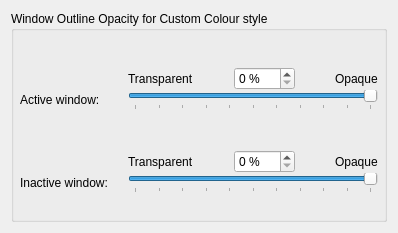
     <widget class="QWidget" name="customColorOpacityPage">
      <layout class="QVBoxLayout" name="verticalLayout_16">
       <item>
        <widget class="QGroupBox" name="groupBox_5">
         <property name="title">
          <string>Window Outline Opacity for Custom Colour style</string>
         </property>
         <layout class="QVBoxLayout" name="verticalLayout_14">
          <property name="spacing">
           <number>6</number>
          </property>
          <property name="leftMargin">
           <number>6</number>
          </property>
          <property name="topMargin">
           <number>6</number>
          </property>
          <property name="rightMargin">
           <number>6</number>
          </property>
          <property name="bottomMargin">
           <number>6</number>
          </property>
          <item>
           <spacer name="verticalSpacer_5">
            <property name="orientation">
             <enum>Qt::Vertical</enum>
            </property>
            <property name="sizeType">
             <enum>QSizePolicy::Fixed</enum>
            </property>
            <property name="sizeHint" stdset="0">
             <size>
              <width>20</width>
              <height>30</height>
             </size>
            </property>
           </spacer>
          </item>
          <item>
           <layout class="QVBoxLayout" name="verticalLayout_15">
            <property name="spacing">
             <number>20</number>
            </property>
            <item>
             <layout class="QFormLayout" name="formLayout_6">
              <property name="verticalSpacing">
               <number>0</number>
              </property>
              <item row="0" column="1">
               <layout class="QHBoxLayout" name="horizontalLayout_9">
                <item>
                 <widget class="QLabel" name="_menuOpacityTransparentLabel_17">
                  <property name="text">
                   <string>Transparent</string>
                  </property>
                 </widget>
                </item>
                <item>
                 <spacer name="horizontalSpacer_13">
                  <property name="orientation">
                   <enum>Qt::Horizontal</enum>
                  </property>
                  <property name="sizeHint" stdset="0">
                   <size>
                    <width>40</width>
                    <height>20</height>
                   </size>
                  </property>
                 </spacer>
                </item>
                <item>
                 <widget class="QSpinBox" name="windowOutlineCustomColorOpacityActive_2">
                  <property name="suffix">
                   <string> %</string>
                  </property>
                  <property name="maximum">
                   <number>100</number>
                  </property>
                  <property name="value">
                   <number>0</number>
                  </property>
                 </widget>
                </item>
                <item>
                 <spacer name="horizontalSpacer_27">
                  <property name="orientation">
                   <enum>Qt::Horizontal</enum>
                  </property>
                  <property name="sizeHint" stdset="0">
                   <size>
                    <width>40</width>
                    <height>20</height>
                   </size>
                  </property>
                 </spacer>
                </item>
                <item>
                 <widget class="QLabel" name="_menuOpacityTransparentLabel_18">
                  <property name="text">
                   <string>Opaque</string>
                  </property>
                 </widget>
                </item>
               </layout>
              </item>
              <item row="1" column="0">
               <widget class="QLabel" name="_menuGroupDescription_9">
                <property name="text">
                 <string>Active window:</string>
                </property>
                <property name="buddy">
                 <cstring>windowOutlineShadowColorOpacity_2</cstring>
                </property>
               </widget>
              </item>
              <item row="1" column="1">
               <widget class="QSlider" name="windowOutlineCustomColorOpacityActive">
                <property name="minimum">
                 <number>0</number>
                </property>
                <property name="maximum">
                 <number>100</number>
                </property>
                <property name="singleStep">
                 <number>1</number>
                </property>
                <property name="pageStep">
                 <number>10</number>
                </property>
                <property name="value">
                 <number>100</number>
                </property>
                <property name="orientation">
                 <enum>Qt::Horizontal</enum>
                </property>
                <property name="invertedAppearance">
                 <bool>false</bool>
                </property>
                <property name="invertedControls">
                 <bool>false</bool>
                </property>
                <property name="tickPosition">
                 <enum>QSlider::TicksBelow</enum>
                </property>
                <property name="tickInterval">
                 <number>10</number>
                </property>
               </widget>
              </item>
              <item row="2" column="0">
               <spacer name="verticalSpacer_14">
                <property name="orientation">
                 <enum>Qt::Vertical</enum>
                </property>
                <property name="sizeType">
                 <enum>QSizePolicy::Maximum</enum>
                </property>
                <property name="sizeHint" stdset="0">
                 <size>
                  <width>20</width>
                  <height>40</height>
                 </size>
                </property>
               </spacer>
              </item>
              <item row="3" column="1">
               <layout class="QHBoxLayout" name="horizontalLayout_10">
                <item>
                 <widget class="QLabel" name="_menuOpacityTransparentLabel_19">
                  <property name="text">
                   <string>Transparent</string>
                  </property>
                 </widget>
                </item>
                <item>
                 <spacer name="horizontalSpacer_28">
                  <property name="orientation">
                   <enum>Qt::Horizontal</enum>
                  </property>
                  <property name="sizeHint" stdset="0">
                   <size>
                    <width>40</width>
                    <height>20</height>
                   </size>
                  </property>
                 </spacer>
                </item>
                <item>
                 <widget class="QSpinBox" name="windowOutlineCustomColorOpacityInactive_2">
                  <property name="suffix">
                   <string> %</string>
                  </property>
                  <property name="maximum">
                   <number>100</number>
                  </property>
                  <property name="value">
                   <number>0</number>
                  </property>
                 </widget>
                </item>
                <item>
                 <spacer name="horizontalSpacer_29">
                  <property name="orientation">
                   <enum>Qt::Horizontal</enum>
                  </property>
                  <property name="sizeHint" stdset="0">
                   <size>
                    <width>40</width>
                    <height>20</height>
                   </size>
                  </property>
                 </spacer>
                </item>
                <item>
                 <widget class="QLabel" name="_menuOpacityTransparentLabel_20">
                  <property name="text">
                   <string>Opaque</string>
                  </property>
                 </widget>
                </item>
               </layout>
              </item>
              <item row="4" column="0">
               <widget class="QLabel" name="_menuGroupDescription_10">
                <property name="text">
                 <string>Inactive window:</string>
                </property>
               </widget>
              </item>
              <item row="4" column="1">
               <widget class="QSlider" name="windowOutlineCustomColorOpacityInactive">
                <property name="minimum">
                 <number>0</number>
                </property>
                <property name="maximum">
                 <number>100</number>
                </property>
                <property name="singleStep">
                 <number>1</number>
                </property>
                <property name="pageStep">
                 <number>10</number>
                </property>
                <property name="value">
                 <number>100</number>
                </property>
                <property name="orientation">
                 <enum>Qt::Horizontal</enum>
                </property>
                <property name="invertedAppearance">
                 <bool>false</bool>
                </property>
                <property name="invertedControls">
                 <bool>false</bool>
                </property>
                <property name="tickPosition">
                 <enum>QSlider::TicksBelow</enum>
                </property>
                <property name="tickInterval">
                 <number>10</number>
                </property>
               </widget>
              </item>
             </layout>
            </item>
            <item>
             <spacer name="verticalSpacer_21">
              <property name="orientation">
               <enum>Qt::Vertical</enum>
              </property>
              <property name="sizeType">
               <enum>QSizePolicy::Expanding</enum>
              </property>
              <property name="sizeHint" stdset="0">
               <size>
                <width>20</width>
                <height>20</height>
               </size>
              </property>
             </spacer>
            </item>
           </layout>
          </item>
         </layout>
        </widget>
       </item>
      </layout>
     </widget>
